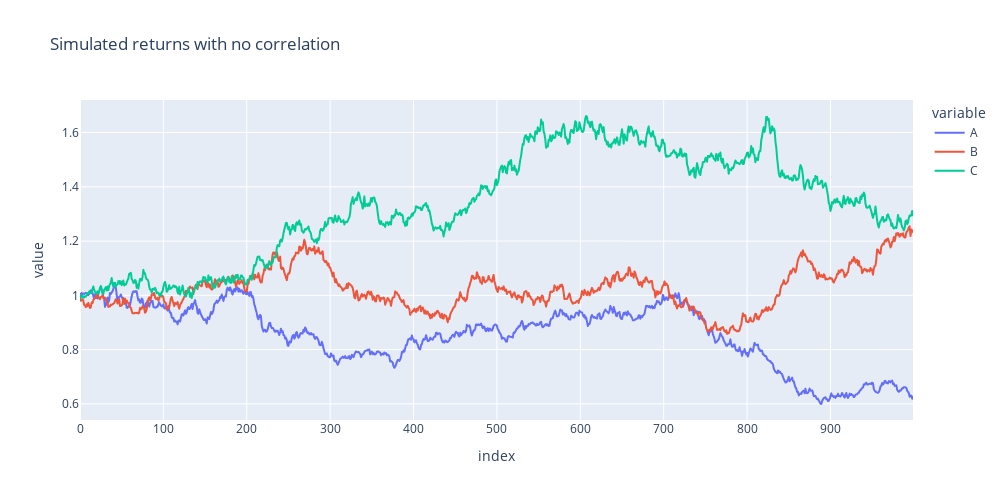

The notebook cell this image was saved under:
### Markdown cell above
### Visualizing Uncorrelated Results

### Code cell
sim_cum_rets_plot_no_corr = px.line((1+no_corr_data).cumprod(), title='Simulated returns with no correlation', width=1000, height=500)
sim_cum_rets_plot_no_corr.show()

### Figure 1 — Plotly figure (JSON) as saved in the notebook; plotly's stock layout.template omitted (floating-point values rounded to 4 significant figures; data arrays with more than 128 entries replaced by an {"elided": "..."} marker saying what was removed)
{"data": [{"hovertemplate": "variable=A<br>index=%{x}<br>value=%{y}<extra></extra>", "legendgroup": "A", "line": {"color": "#636efa", "dash": "solid"}, "marker": {"symbol": "circle"}, "mode": "lines", "name": "A", "showlegend": true, "type": "scattergl", "x": {"elided": "1000 int values"}, "xaxis": "x", "y": {"elided": "1000 float values"}, "yaxis": "y"}, {"hovertemplate": "variable=B<br>index=%{x}<br>value=%{y}<extra></extra>", "legendgroup": "B", "line": {"color": "#EF553B", "dash": "solid"}, "marker": {"symbol": "circle"}, "mode": "lines", "name": "B", "showlegend": true, "type": "scattergl", "x": {"elided": "1000 int values"}, "xaxis": "x", "y": {"elided": "1000 float values"}, "yaxis": "y"}, {"hovertemplate": "variable=C<br>index=%{x}<br>value=%{y}<extra></extra>", "legendgroup": "C", "line": {"color": "#00cc96", "dash": "solid"}, "marker": {"symbol": "circle"}, "mode": "lines", "name": "C", "showlegend": true, "type": "scattergl", "x": {"elided": "1000 int values"}, "xaxis": "x", "y": {"elided": "1000 float values"}, "yaxis": "y"}], "layout": {"height": 500, "legend": {"title": {"text": "variable"}, "tracegroupgap": 0}, "title": {"text": "Simulated returns with no correlation"}, "width": 1000, "xaxis": {"anchor": "y", "domain": [0, 1], "title": {"text": "index"}}, "yaxis": {"anchor": "x", "domain": [0, 1], "title": {"text": "value"}}}}
